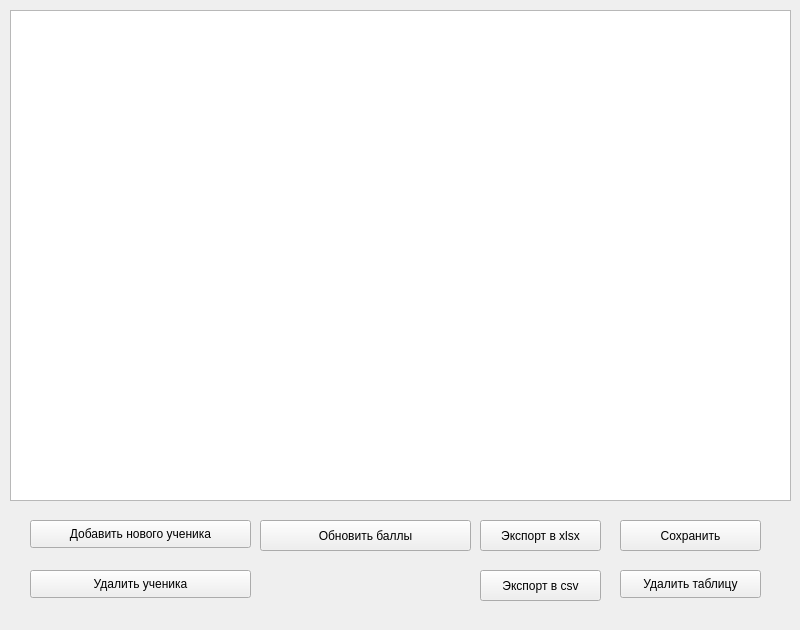
<?xml version="1.0" encoding="UTF-8"?>
<ui version="4.0">
 <class>TableForm</class>
 <widget class="QWidget" name="TableForm">
  <property name="geometry">
   <rect>
    <x>0</x>
    <y>0</y>
    <width>800</width>
    <height>630</height>
   </rect>
  </property>
  <property name="windowTitle">
   <string>Form</string>
  </property>
  <widget class="QTableWidget" name="balls_tablewidget">
   <property name="geometry">
    <rect>
     <x>10</x>
     <y>10</y>
     <width>781</width>
     <height>491</height>
    </rect>
   </property>
  </widget>
  <widget class="QPushButton" name="save_button">
   <property name="geometry">
    <rect>
     <x>620</x>
     <y>520</y>
     <width>141</width>
     <height>31</height>
    </rect>
   </property>
   <property name="text">
    <string>Сохранить</string>
   </property>
  </widget>
  <widget class="QPushButton" name="xlsx_button">
   <property name="geometry">
    <rect>
     <x>480</x>
     <y>520</y>
     <width>121</width>
     <height>31</height>
    </rect>
   </property>
   <property name="text">
    <string>Экспорт в xlsx</string>
   </property>
  </widget>
  <widget class="QPushButton" name="csv_button">
   <property name="geometry">
    <rect>
     <x>480</x>
     <y>570</y>
     <width>121</width>
     <height>31</height>
    </rect>
   </property>
   <property name="text">
    <string>Экспорт в csv</string>
   </property>
  </widget>
  <widget class="QPushButton" name="add_student_button">
   <property name="geometry">
    <rect>
     <x>30</x>
     <y>520</y>
     <width>221</width>
     <height>28</height>
    </rect>
   </property>
   <property name="text">
    <string>Добавить нового ученика</string>
   </property>
  </widget>
  <widget class="QPushButton" name="remove_student_button">
   <property name="geometry">
    <rect>
     <x>30</x>
     <y>570</y>
     <width>221</width>
     <height>28</height>
    </rect>
   </property>
   <property name="text">
    <string>Удалить ученика</string>
   </property>
  </widget>
  <widget class="QPushButton" name="delete_table_button">
   <property name="geometry">
    <rect>
     <x>620</x>
     <y>570</y>
     <width>141</width>
     <height>28</height>
    </rect>
   </property>
   <property name="text">
    <string>Удалить таблицу</string>
   </property>
  </widget>
  <widget class="QPushButton" name="update_balls_button">
   <property name="geometry">
    <rect>
     <x>260</x>
     <y>520</y>
     <width>211</width>
     <height>31</height>
    </rect>
   </property>
   <property name="text">
    <string>Обновить баллы</string>
   </property>
  </widget>
 </widget>
 <resources/>
 <connections/>
</ui>
